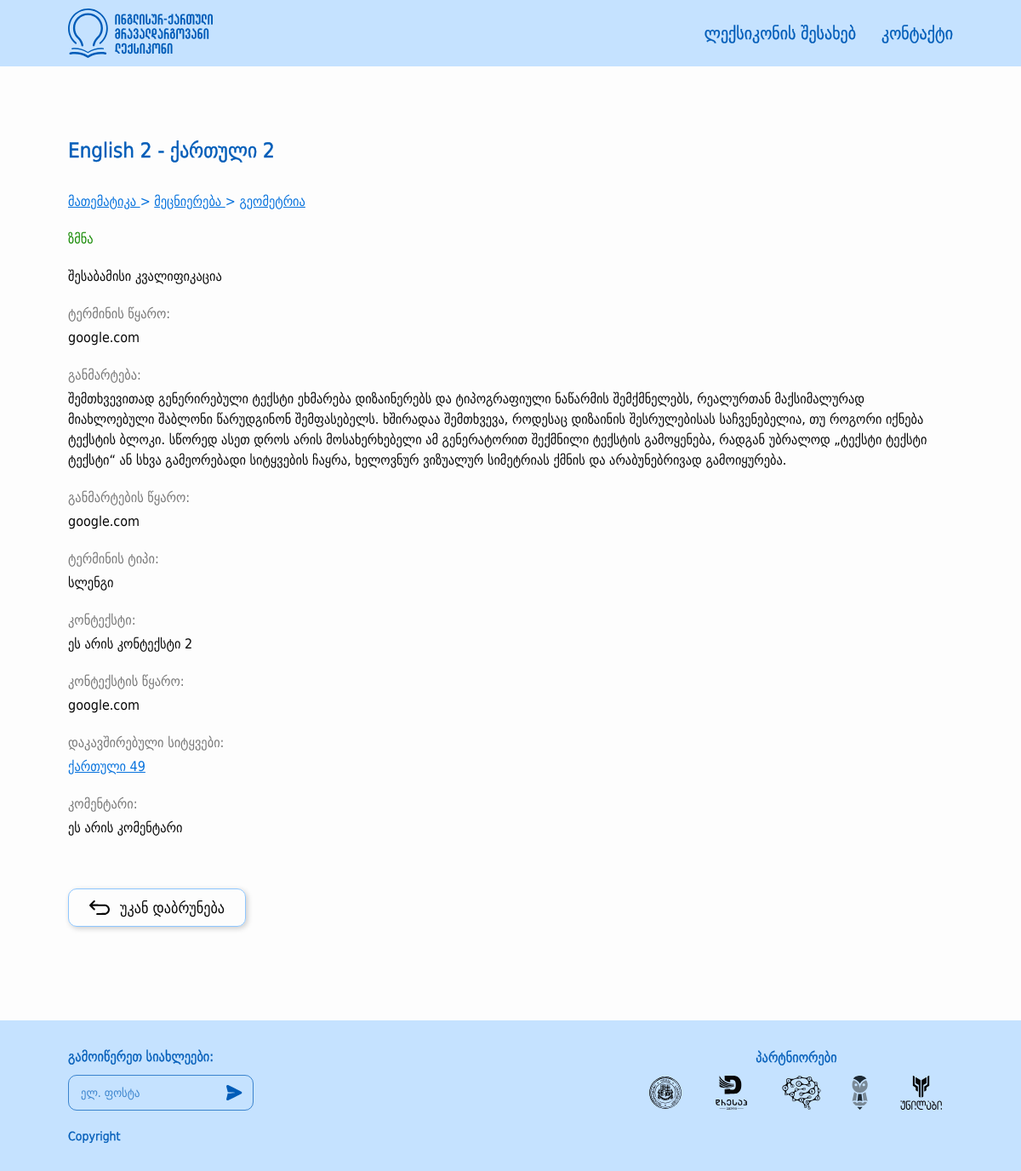
Screenshot of /term_detail/2 with the database file from the repository.
### src/models/terms.py (models this page shows, shortened)
class Term(BaseModel):
    __tablename__ = 'terms'
    id = db.Column(db.Integer, primary_key=True)
    geo_word = db.Column(db.String(100), nullable=False)
    eng_word = db.Column(db.String(100), nullable=False)
    grammar_form = db.Column(db.String(50), nullable=True)
    term_source = db.Column(db.Text, nullable=False)
    definition = db.Column(db.Text, nullable=False)
    definition_source = db.Column(db.Text, nullable=False)
    term_type = db.Column(db.String(50), nullable=True)
    context = db.Column(db.Text, nullable=True)
    context_source = db.Column(db.Text, nullable=True)
    comment = db.Column(db.Text, nullable=True)
    english_synonyms = db.Column(db.Text, nullable=True)
    category = db.relationship("Category", secondary="terms_categories", backref="terms")
    def get_synonyms(self):
        connections = ConnectedTerm.query.filter(ConnectedTerm.is_synonym == True, (ConnectedTerm.term1_id == self.id) | (ConnectedTerm.term2_id == self.id)).all()
        synonym_ids = [connection.term1_id if connection.term1_id != self.id else connection.term2_id for connection in connections]
        synonyms = Term.query.filter(Term.id.in_(synonym_ids)).all()
        return synonyms
    def get_related_terms(self):
        connections = ConnectedTerm.query.filter(ConnectedTerm.is_synonym == False, (ConnectedTerm.term1_id == self.id) | (ConnectedTerm.term2_id == self.id)).all()
        connected_term_ids = [connection.term1_id if connection.term1_id != self.id else connection.term2_id for connection in connections]
        related_terms = Term.query.filter(Term.id.in_(connected_term_ids)).all()
        return related_terms
    def get_category_tree(self):
        category_trees = []
        for category in self.category:
            categories = category.get_parents()
            categories.append(category)
            category_trees.append(categories)
        return category_trees

class Category(BaseModel):
    __tablename__ = "categories"
    id = db.Column(db.Integer, primary_key=True)
    name = db.Column(db.String(50), nullable=False)
    parent_id = db.Column(db.Integer, db.ForeignKey("categories.id"), nullable=True)
    children = db.relationship('Category', backref=db.backref('parent', remote_side=[id]))
    def get_parents(self):
        parents = []
        if self.parent:
            parents.append(self.parent)
            parents.extend(self.parent.get_parents())
        return parents

### src/views/main/routes.py (the view)
@main_blueprint.route("/term_detail/<int:term_id>")
def term_detail(term_id):
    term = Term.query.get_or_404(term_id)
    return render_template("main/term_detail.html", term=term)

### src/templates/main/term_detail.html (shortened to what this page needs)
{% extends 'layouts/base.html' %}
{% block content %}
    <div class="main-outer edge-padding">
        <main class="main-content width-limiter">
            <article class="term-word-container">
                <h1 class="term-word-detail">{{ term.eng_word }} - {{ term.geo_word }}</h1>
                {% set category_trees = term.get_category_tree() %}
                {% for tree in category_trees %}
                    <div class="term-field">
                        {% for category in tree %}
                            <a href="{{ url_for('main.home', categories=category.id) }}">
                                {{ category.name }}
                            </a>
                            {% if not loop.last %}
                                &gt;
                            {% endif %}
                        {% endfor %}
                    </div>
                {% endfor %}
                <div class="term-word-type">{{ term.grammar_form }}</div>
                <div class="term-qualifications">შესაბამისი კვალიფიკაცია</div>
                {% if term.term_source %}
                    <section class="term-source">
                        <h2>ტერმინის წყარო:</h2>
                        <p> {{ term.term_source|safe }} </p>
                    </section>
                {% endif %}
                <section class="term-definition">
                    <h2>განმარტება:</h2>
                    <p> {{ term.definition }} </p>
                </section>
                {% if term.definition_source %}
                    <section class="term-definition-source">
                        <h2>განმარტების წყარო:</h2>
                        <p> {{ term.definition_source|safe }} </p>
                    </section>
                {% endif %}
                {% if term.term_type %}
                    <section class="term-type">
                        <h2>ტერმინის ტიპი:</h2>
                        <p>{{ term.term_type }}</p>
                    </section>
                {% endif %}
                {% if term.context %}
                    <section class="term-context">
                        <h2>კონტექსტი:</h2>
                        <p> {{ term.context }} </p>
                    </section>
                {% endif %}
                {% if term.context_source %}
                    <section class="term-context-source">
                        <h2>კონტექსტის წყარო:</h2>
                        <p> {{ term.context_source|safe }} </p>
                    </section>
                {% endif %}
                {% set synonyms = term.get_synonyms() %}
                {% set related_terms = term.get_related_terms() %}
                {% if related_terms %}
                    <section class="term-related">
                        <h2>დაკავშირებული სიტყვები:</h2>
                        <ul>
                            {% for related_term in related_terms %}
                                <li>
                                    <a href="{{ url_for('main.term_detail', term_id=related_term.id) }}">{{ related_term.geo_word }}</a>
                                </li>
                            {% endfor %}
                        </ul>
                    </section>
                {% endif %}
                {% if term.comment %}
                    <section class="term-comment">
                        <h2>კომენტარი:</h2>
                        <p> {{ term.comment }} </p>
                    </section>
                {% endif %}
                <a class="go-back-button-container" href="{{ url_for('main.home') }}">
                    <button type="button" class="go-back-button">
                        <img src="{{ url_for('static', filename='images/' + 'go-back.svg') }}" alt="Go back"/>
                    </button>
                    <span>უკან დაბრუნება</span>
                </a>
            </article>
        </main>
    </div>
{% endblock %}

### src/static/styles/global.css (style rules this page uses)
:root { --color-light-blue: 197, 226, 255; --color-light-blue-2: 143, 199, 255; --color-blue: 6, 114, 221; --color-blue-1: 81, 168, 255; --color-blue-2: 0, 92, 184; --color-white: 253, 253, 253; --color-black: 7, 7, 7; --color-gray: 119, 119, 119; --color-gray-2: 237, 237, 237; --color-green: 19, 137, 0; --color-red: 229, 0, 0; }
*, *::before, *::after { box-sizing: border-box; }
* { margin: 0; }
body { line-height: 1.5; -webkit-font-smoothing: antialiased; }
img, picture, video, canvas, svg { display: block; max-width: 100%; }
input, button, textarea, select { font: inherit; }
p, h1, h2, h3, h4, h5, h6 { overflow-wrap: break-word; }
* { color: rgb(var(--color-black)); font-family: 'DejaVu Sans Condensed', sans-serif; }
body { display: flex; min-height: 100vh; flex-direction: column; background-color: rgb(var(--color-white)); }
ul { list-style: none; padding: 0; margin: 0; }
button { all: unset; cursor: pointer; box-sizing: border-box; }

### src/static/styles/shared.css (style rules this page uses)
.edge-padding { padding: 10px 20px; }
.width-limiter { max-width: 1300px; margin: 0 auto; }
.main-outer { padding-top: 60px; padding-bottom: 100px; flex: 1; }
@media screen and (min-width: 768px) { .edge-padding { padding: 10px 80px; } }
@media screen and (min-width: 768px) { .main-outer { padding: 80px; padding-bottom: 110px; } }

### src/static/styles/other.css (style rules this page uses)
.main-outer { display: flex; }
main { display: flex; flex: 1; }

### src/static/styles/main.css (style rules this page uses)
.main-content { display: flex; gap: 24px; justify-content: center; }
.term-card .field, a { font-size: 14px; color: rgb(var(--color-blue)); }
.term-context-source { grid-column: 2; }
@media screen and (min-width: 768px) { .main-content { gap: 30px; } }
@media screen and (min-width: 768px) { .term-card .field, a { font-size: 16px; } }

### src/static/styles/word.css (style rules this page uses)
.term-word-container { display: flex; flex-direction: column; }
.term-word-container > *:not(h1):not(.go-back-button-container) { margin-bottom: 20px; }
.term-word-container .term-word-detail { -webkit-text-stroke: 0.5px rgb(var(--color-blue-2)); font-size: 20px; font-weight: 400; color: rgb(var(--color-blue-2)); margin-bottom: 30px; }
.term-word-container .term-word-type { font-size: 16px; color: rgb(var(--color-green)); }
.term-word-container .term-qualifications { font-size: 16px; color: rgb(var(--color-black)); }
.term-word-container .term-field { color: rgb(var(--color-blue)); }
.term-word-container .term-field a { color: rgb(var(--color-blue)); }
.term-word-container section h2 { font-size: 16px; color: rgb(var(--color-gray)); margin-bottom: 4px; font-weight: 400; }
.term-word-container section p { color: rgb(var(--color-black)); }
.term-word-container section ul { display: flex; gap: 6px; list-style-type: none; }
.term-word-container section ul li a { font-size: 16px; color: rgb(var(--color-blue)); }
.term-word-container .go-back-button-container { width: fit-content; height: 45px; display: flex; justify-content: center; margin-top: 30px; padding: 8px 24px; gap: 12px; border-radius: 10px; box-shadow: 2px 2px 6px rgba(0, 0, 0, 0.2); border: 1px solid rgb(var(--color-light-blue-2)); cursor: pointer; text-decoration: none; transition: background-color 150ms, border 150ms; }
.go-back-button-container img { transition: filter 150ms; }
.go-back-button-container span { transition: color 150ms; }
.go-back-button-container .go-back-button { font-size: 18px; border: none; outline: none; }
.go-back-button-container span { font-size: 16px; }
@media screen and (min-width: 768px) { .go-back-button-container span { font-size: 18px; } }
@media screen and (min-width: 768px) { .term-word-container .term-word-detail { font-size: 24px; } }
@media screen and (min-width: 768px) { .term-word-container .go-back-button-container { margin-top: 40px; } }

### rows the page displays
Term: eng_word "English 2", geo_word "ქართული 2", grammar_form "ზმნა", term_source "google.com", definition "შემთხვევითად გენერირებული ტექსტი ეხმარება დიზაინერებს და ტიპოგრაფიული ნაწარმის შემქმნელებს, რეალურთან მაქსიმალურად მიახლოებული შაბლონი წარუდგინონ შემფასებელს. ხშირადაა შემთხვევა, როდესაც დიზაინის შესრულებისას საჩვენებელია, თუ როგორი იქნება ტექსტის ბლოკი. სწორედ ასეთ დროს არის მოსახერხებელი ამ გენერატორით შექმნილი ტექსტის გამოყენება, რადგან უბრალოდ „ტექსტი ტექსტი ტექსტი“ ან სხვა გამეორებადი სიტყვების ჩაყრა, ხელოვნურ ვიზუალურ სიმეტრიას ქმნის და არაბუნებრივად გამოიყურება.", definition_source "google.com", term_type "სლენგი", context "ეს არის კონტექსტი 2", context_source "google.com", comment "ეს არის კომენტარი"
Category: name "მათემატიკა"
Category: name "მეცნიერება"
Category: name "გეომეტრია"
Term: geo_word "ქართული 49"
